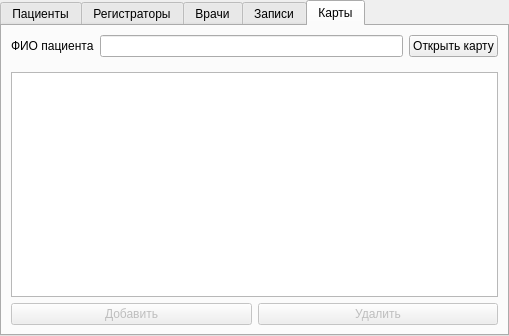
<?xml version="1.0" encoding="UTF-8"?>
<ui version="4.0">
 <class>AdministratorPage</class>
 <widget class="QWidget" name="AdministratorPage">
  <property name="geometry">
   <rect>
    <x>0</x>
    <y>0</y>
    <width>509</width>
    <height>336</height>
   </rect>
  </property>
  <property name="windowTitle">
   <string>Form</string>
  </property>
  <layout class="QGridLayout" name="gridLayout_2">
   <property name="leftMargin">
    <number>0</number>
   </property>
   <property name="topMargin">
    <number>0</number>
   </property>
   <property name="rightMargin">
    <number>0</number>
   </property>
   <property name="bottomMargin">
    <number>0</number>
   </property>
   <item row="0" column="0">
    <widget class="QTabWidget" name="tabWidget">
     <property name="currentIndex">
      <number>4</number>
     </property>
     <widget class="QWidget" name="tab_4">
      <attribute name="icon">
       <iconset resource="../../icons.qrc">
        <normaloff>:/Forms/Icons/Forms/Icons/patient.svg</normaloff>:/Forms/Icons/Forms/Icons/patient.svg</iconset>
      </attribute>
      <attribute name="title">
       <string>Пациенты</string>
      </attribute>
      <layout class="QGridLayout" name="gridLayout_3">
       <item row="1" column="0" colspan="3">
        <widget class="QTableWidget" name="PatientTableView"/>
       </item>
       <item row="2" column="0">
        <widget class="QPushButton" name="AddPatientButton">
         <property name="text">
          <string>Добавить</string>
         </property>
         <property name="icon">
          <iconset resource="../../icons.qrc">
           <normaloff>:/Forms/Icons/Forms/Icons/add.svg</normaloff>:/Forms/Icons/Forms/Icons/add.svg</iconset>
         </property>
        </widget>
       </item>
       <item row="2" column="1">
        <widget class="QPushButton" name="EditPatientButton">
         <property name="text">
          <string>Редактировать</string>
         </property>
         <property name="icon">
          <iconset resource="../../icons.qrc">
           <normaloff>:/Forms/Icons/Forms/Icons/edit.svg</normaloff>:/Forms/Icons/Forms/Icons/edit.svg</iconset>
         </property>
        </widget>
       </item>
       <item row="2" column="2">
        <widget class="QPushButton" name="RemovePatientButton">
         <property name="text">
          <string>Удалить</string>
         </property>
         <property name="icon">
          <iconset resource="../../icons.qrc">
           <normaloff>:/Forms/Icons/Forms/Icons/remove.svg</normaloff>:/Forms/Icons/Forms/Icons/remove.svg</iconset>
         </property>
        </widget>
       </item>
      </layout>
     </widget>
     <widget class="QWidget" name="tab_3">
      <attribute name="icon">
       <iconset resource="../../icons.qrc">
        <normaloff>:/Forms/Icons/Forms/Icons/registrator.svg</normaloff>:/Forms/Icons/Forms/Icons/registrator.svg</iconset>
      </attribute>
      <attribute name="title">
       <string>Регистраторы</string>
      </attribute>
      <layout class="QGridLayout" name="gridLayout_4">
       <item row="1" column="0" colspan="3">
        <widget class="QTableWidget" name="RegistratorTableView"/>
       </item>
       <item row="2" column="0">
        <widget class="QPushButton" name="AddRegistratorButton">
         <property name="text">
          <string>Добавить</string>
         </property>
         <property name="icon">
          <iconset resource="../../icons.qrc">
           <normaloff>:/Forms/Icons/Forms/Icons/add.svg</normaloff>:/Forms/Icons/Forms/Icons/add.svg</iconset>
         </property>
        </widget>
       </item>
       <item row="2" column="1">
        <widget class="QPushButton" name="EditRegistratorButton">
         <property name="text">
          <string>Редактировать</string>
         </property>
         <property name="icon">
          <iconset resource="../../icons.qrc">
           <normaloff>:/Forms/Icons/Forms/Icons/edit.svg</normaloff>:/Forms/Icons/Forms/Icons/edit.svg</iconset>
         </property>
        </widget>
       </item>
       <item row="2" column="2">
        <widget class="QPushButton" name="RemoveRegistratorButton">
         <property name="text">
          <string>Удалить</string>
         </property>
         <property name="icon">
          <iconset resource="../../icons.qrc">
           <normaloff>:/Forms/Icons/Forms/Icons/remove.svg</normaloff>:/Forms/Icons/Forms/Icons/remove.svg</iconset>
         </property>
        </widget>
       </item>
      </layout>
     </widget>
     <widget class="QWidget" name="tab">
      <attribute name="icon">
       <iconset resource="../../icons.qrc">
        <normaloff>:/Forms/Icons/Forms/Icons/admin.svg</normaloff>:/Forms/Icons/Forms/Icons/admin.svg</iconset>
      </attribute>
      <attribute name="title">
       <string>Врачи</string>
      </attribute>
      <layout class="QGridLayout" name="gridLayout_5">
       <item row="1" column="0" colspan="3">
        <widget class="QTableWidget" name="DoctorsTableView"/>
       </item>
       <item row="2" column="0">
        <widget class="QPushButton" name="AddDoctorButton">
         <property name="text">
          <string>Добавить</string>
         </property>
         <property name="icon">
          <iconset resource="../../icons.qrc">
           <normaloff>:/Forms/Icons/Forms/Icons/add.svg</normaloff>:/Forms/Icons/Forms/Icons/add.svg</iconset>
         </property>
        </widget>
       </item>
       <item row="2" column="1">
        <widget class="QPushButton" name="EditDoctorButton">
         <property name="text">
          <string>Редактировать</string>
         </property>
         <property name="icon">
          <iconset resource="../../icons.qrc">
           <normaloff>:/Forms/Icons/Forms/Icons/edit.svg</normaloff>:/Forms/Icons/Forms/Icons/edit.svg</iconset>
         </property>
        </widget>
       </item>
       <item row="2" column="2">
        <widget class="QPushButton" name="RemoveDoctorButton">
         <property name="text">
          <string>Удалить</string>
         </property>
         <property name="icon">
          <iconset resource="../../icons.qrc">
           <normaloff>:/Forms/Icons/Forms/Icons/remove.svg</normaloff>:/Forms/Icons/Forms/Icons/remove.svg</iconset>
         </property>
        </widget>
       </item>
      </layout>
     </widget>
     <widget class="QWidget" name="tab_5">
      <attribute name="icon">
       <iconset resource="../../icons.qrc">
        <normaloff>:/Forms/Icons/Forms/Icons/time.svg</normaloff>:/Forms/Icons/Forms/Icons/time.svg</iconset>
      </attribute>
      <attribute name="title">
       <string>Записи</string>
      </attribute>
      <layout class="QGridLayout" name="gridLayout_6">
       <item row="1" column="0" colspan="2">
        <widget class="QTableWidget" name="AppointmentTableView"/>
       </item>
       <item row="2" column="1">
        <widget class="QPushButton" name="RemoveAppointmentButton">
         <property name="enabled">
          <bool>true</bool>
         </property>
         <property name="text">
          <string>Удалить</string>
         </property>
         <property name="icon">
          <iconset resource="../../icons.qrc">
           <normaloff>:/Forms/Icons/Forms/Icons/remove.svg</normaloff>:/Forms/Icons/Forms/Icons/remove.svg</iconset>
         </property>
        </widget>
       </item>
       <item row="2" column="0">
        <widget class="QPushButton" name="AddAppointmentButton">
         <property name="enabled">
          <bool>true</bool>
         </property>
         <property name="text">
          <string>Добавить запись</string>
         </property>
         <property name="icon">
          <iconset resource="../../icons.qrc">
           <normaloff>:/Forms/Icons/Forms/Icons/add.svg</normaloff>:/Forms/Icons/Forms/Icons/add.svg</iconset>
         </property>
        </widget>
       </item>
      </layout>
     </widget>
     <widget class="QWidget" name="tab_2">
      <attribute name="icon">
       <iconset resource="../../icons.qrc">
        <normaloff>:/Forms/Icons/Forms/Icons/card.svg</normaloff>:/Forms/Icons/Forms/Icons/card.svg</iconset>
      </attribute>
      <attribute name="title">
       <string>Карты</string>
      </attribute>
      <layout class="QGridLayout" name="gridLayout_7">
       <item row="5" column="0">
        <widget class="QPushButton" name="AddCardRecordButton">
         <property name="enabled">
          <bool>false</bool>
         </property>
         <property name="text">
          <string>Добавить</string>
         </property>
         <property name="icon">
          <iconset resource="../../icons.qrc">
           <normaloff>:/Forms/Icons/Forms/Icons/add.svg</normaloff>:/Forms/Icons/Forms/Icons/add.svg</iconset>
         </property>
        </widget>
       </item>
       <item row="5" column="1">
        <widget class="QPushButton" name="RemoveCardRecordButton">
         <property name="enabled">
          <bool>false</bool>
         </property>
         <property name="text">
          <string>Удалить</string>
         </property>
         <property name="icon">
          <iconset resource="../../icons.qrc">
           <normaloff>:/Forms/Icons/Forms/Icons/remove.svg</normaloff>:/Forms/Icons/Forms/Icons/remove.svg</iconset>
         </property>
        </widget>
       </item>
       <item row="0" column="0" colspan="2">
        <layout class="QGridLayout" name="gridLayout">
         <property name="bottomMargin">
          <number>9</number>
         </property>
         <item row="0" column="0">
          <widget class="QLabel" name="label">
           <property name="text">
            <string>ФИО пациента</string>
           </property>
          </widget>
         </item>
         <item row="0" column="1">
          <widget class="QLineEdit" name="PatientFullNameField"/>
         </item>
         <item row="0" column="2">
          <widget class="QPushButton" name="FindCardButton">
           <property name="text">
            <string>Открыть карту</string>
           </property>
          </widget>
         </item>
        </layout>
       </item>
       <item row="4" column="0" colspan="2">
        <widget class="QTableWidget" name="CardRecordTableView"/>
       </item>
      </layout>
     </widget>
    </widget>
   </item>
  </layout>
 </widget>
 <resources>
  <include location="../../icons.qrc"/>
 </resources>
 <connections/>
</ui>
